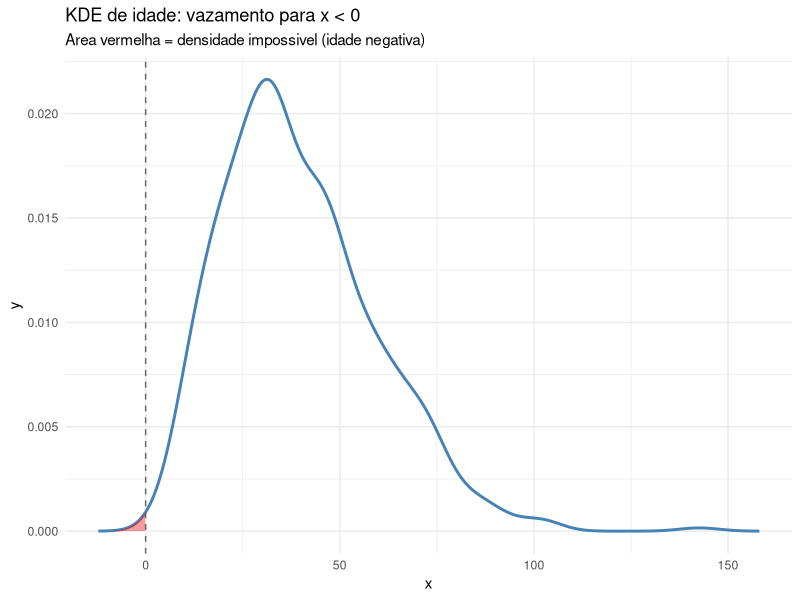
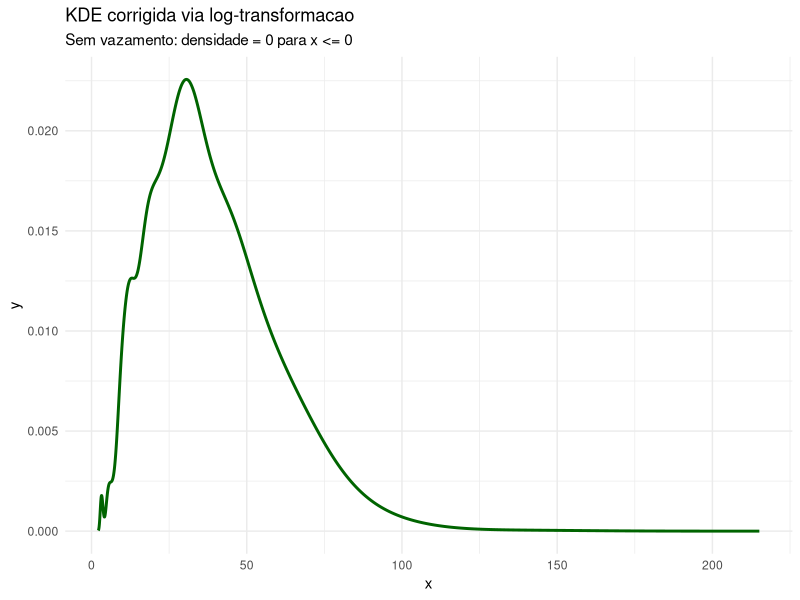

These charts were generated, in order, by the following R code:
library(ggplot2)

set.seed(1)
idade <- rgamma(500, shape = 4, scale = 10)  # idade: suporte > 0

# KDE diretamente em idade: vaza para valores negativos
dens_idade <- density(idade, bw = "SJ")

ggplot(data.frame(x = dens_idade$x, y = dens_idade$y), aes(x, y)) +
  geom_line(color = "steelblue", linewidth = 1) +
  geom_area(data = subset(data.frame(x = dens_idade$x, y = dens_idade$y),
                          x < 0),
            aes(x, y), fill = "red", alpha = 0.4) +
  geom_vline(xintercept = 0, linetype = "dashed", color = "gray40") +
  labs(title = "KDE de idade: vazamento para x < 0",
       subtitle = "Area vermelha = densidade impossivel (idade negativa)") +
  theme_minimal()

# Correcao: KDE em log(idade), depois retorna a escala original
log_idade <- log(idade)
dens_log  <- density(log_idade, bw = "nrd0")

# Transformar a grade de volta para a escala original
x_original <- exp(dens_log$x)
# Ajuste de densidade pelo Jacobiano: f(x) = f(log(x)) / x
y_corrigida <- dens_log$y / x_original

ggplot(data.frame(x = x_original, y = y_corrigida), aes(x, y)) +
  geom_line(color = "darkgreen", linewidth = 1) +
  labs(title = "KDE corrigida via log-transformacao",
       subtitle = "Sem vazamento: densidade = 0 para x <= 0") +
  theme_minimal()
